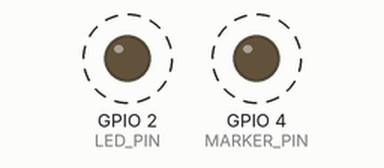
Simulated run of this sketch. Board: ESP32. On the bench: output pins drawn as LEDs (lit = HIGH). Dashed ring = blinking. What the sketch prints to the serial monitor is not drawn.

Above: at 0.2 s.
Timing chart, 0 to 3.0 s (numbered marks = the images above):
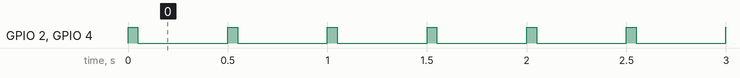

Measured:
- by itself, GPIO 2 (LED_PIN), GPIO 4 (MARKER_PIN): alternates HIGH for 0.05 s and LOW for 0.45 s

The sketch:

main.ino
```cpp
// JouleLab example for ESP32 DevKit.
// GPIO 4 is HIGH while "work" runs. Wire GPIO 4 -> NUCLEO A0 (PA0) and GND -> GND, and power the
// ESP32 through the INA219, to get GPIO-timed energy per call in the JouleLab "Live hardware" tab.
const int MARKER_PIN = 4;
const int LED_PIN = 2;   // on-board LED of most ESP32 DevKit boards

void work() {
  digitalWrite(MARKER_PIN, HIGH);
  digitalWrite(LED_PIN, HIGH);
  unsigned long start = millis();
  volatile float x = 0;
  while (millis() - start < 50) x += 1.0f / (x + 1.0f);
  digitalWrite(LED_PIN, LOW);
  digitalWrite(MARKER_PIN, LOW);
}

void setup() {
  Serial.begin(115200);
  pinMode(MARKER_PIN, OUTPUT);
  pinMode(LED_PIN, OUTPUT);
  Serial.println("JouleLab ESP32 example started");
}

void loop() {
  work();
  Serial.println("work() done");
  delay(450);
}
```
